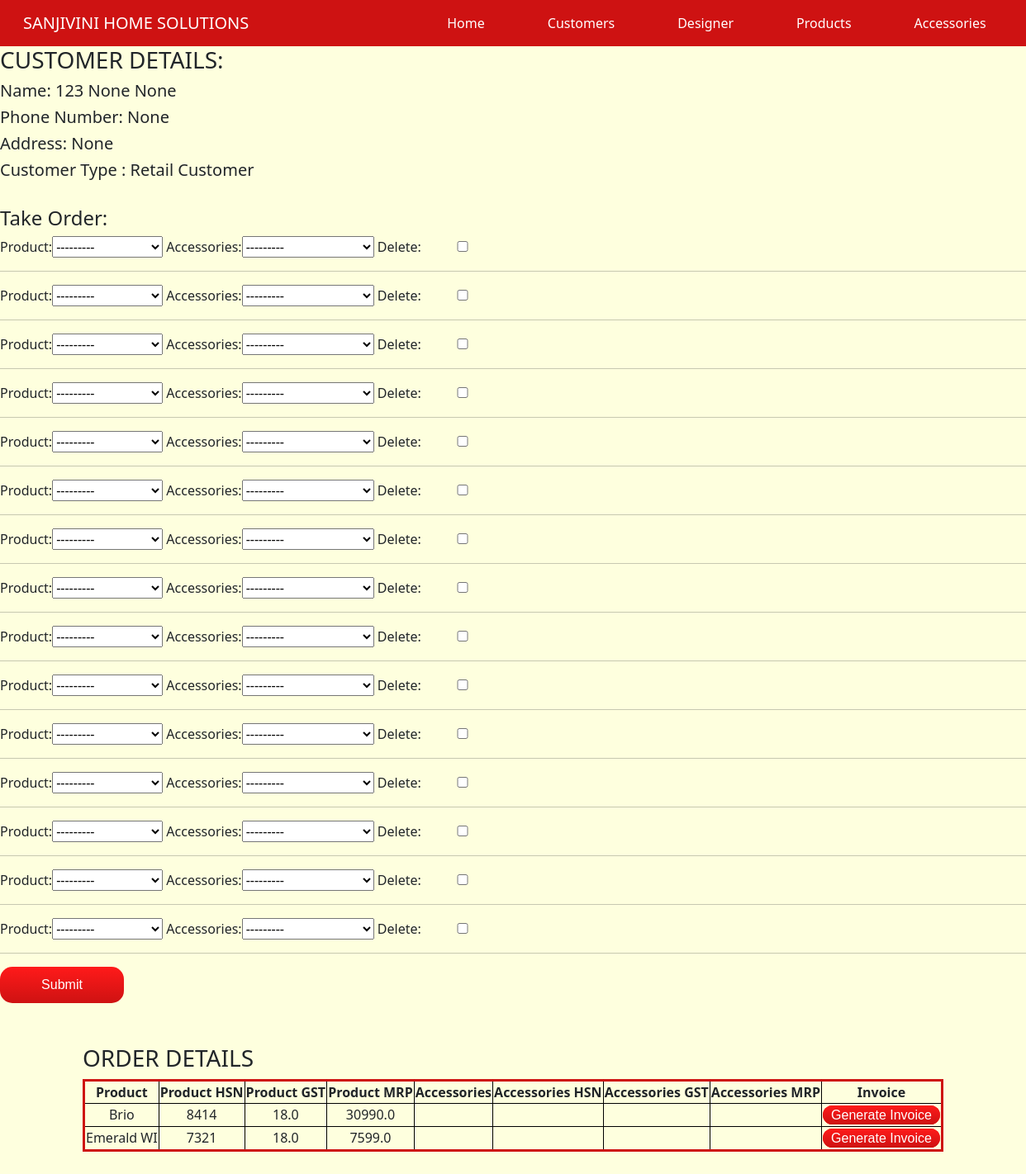
The page /orders/15 on the database its author committed.
### sanjivini_home/models.py (models this page shows, shortened)
class CustomerModel(models.Model):
    TYPE =(
        ('Retail Customer','Retail Customer'),
        ('Full Kitchen Customer','Full Kitchen Customer'),
    )
    alpha = RegexValidator(r'^[a-zA-Z]*$', 'Only Alphabets Are Allowed.')
    phone = RegexValidator(r'^[0-9]{10}$', 'Enter Valid Mobile Number')
    fname = models.CharField(max_length=30, validators=[alpha] )
    mname = models.CharField(max_length=30,null =True ,blank=True,validators=[alpha] )
    lname = models.CharField(max_length=30,null =True,blank=True,validators=[alpha] )
    ph_no=models.CharField(max_length=10,null=True,blank=True,validators=[phone])
    address=models.CharField(max_length=400,null =True,blank=True)
    walk_in_date=models.DateField(null =True,blank=True)
    customer_type=models.CharField(max_length=100,null =True,choices=TYPE)
    designer_name=ForeignKey(DesignerModel, on_delete=models.CASCADE,null=True,blank=True)
    visit_date =models.DateField(null =True,blank=True)
    measure_date=models.DateField(null =True,blank=True)
    login_date=models.DateField(null =True,blank=True)
    dispatch_date=models.DateField(null =True,blank=True)
    install_date=models.DateField(null =True,blank=True)

class OrderModel(models.Model):
    customer = models.ForeignKey(CustomerModel , on_delete= models.CASCADE)
    product = models.ForeignKey(productModel, on_delete= models.CASCADE,null=True,blank=True)
    accessories = models.ForeignKey(accessoriesModel, on_delete= models.CASCADE,null=True,blank=True)

class productModel(models.Model):
    alpha = RegexValidator(r'^[a-zA-Z]*$', 'Only Alphabets Are Allowed.')
    category = ForeignKey(productCategoryModel, on_delete=models.CASCADE)
    name = models.CharField(max_length=30 ,validators=[alpha])
    dealersPrice = models.FloatField()
    mrp = models.FloatField()
    def __str__(self):
        return self.name

class productCategoryModel(models.Model):
    alpha = RegexValidator(r'^[a-zA-Z]*$', 'Only Alphabets Are Allowed.')
    name = models.CharField(max_length=30, primary_key=True ,validators=[alpha])
    hsn = models.CharField(max_length=30)
    gst = models.FloatField()

### sanjivini_home/views.py (the view)
# urls.py: path('orders/<int:pk>',orders,name="orders"),
def orders(request,pk):
    OrderFormSet = inlineformset_factory(CustomerModel,OrderModel,fields=('product','accessories'),extra=15)
    customer = CustomerModel.objects.get(id=pk)
    custom =CustomerModel.objects.filter(pk=pk)
    formset = OrderFormSet(queryset=OrderModel.objects.none(),instance=customer)
    if request.method == 'POST':
        formset = OrderFormSet(request.POST,instance=customer)
        if formset.is_valid():
            formset.save()
            return redirect(request.META['HTTP_REFERER'])
    orders = OrderModel.objects.filter(customer_id=pk)
    params ={'formset':formset,'custom':custom,'orders':orders}
    return render(request,"orders.html",params)

### sanjivini_home/models.py (called while the page is built)
    def __str__(self):
        return self.code

### templates/orders.html (shortened to what this page needs)
<!DOCTYPE html>
<html>
    <head>
        <link href="https://cdn.jsdelivr.net/npm/bootstrap@5.0.0-beta3/dist/css/bootstrap.min.css" rel="stylesheet">
        <link href="https://maxcdn.bootstrapcdn.com/font-awesome/4.3.0/css/font-awesome.min.css" rel="stylesheet">
    </head>
    <body>
        <nav class="navbar navbar-expand-lg nav-color ">
            <div class="container-fluid">
              <a class="navbar-brand nav-link" href="#">SANJIVINI HOME SOLUTIONS</a>
              <div class="collapse navbar-collapse" id="navbarNav">
                <ul class="navbar-nav">
                  <li class="nav-item item-1">
                    <a class="nav-link" aria-current="page" href="{% url 'homepage'%}">Home</a>
                  </li>
                  <li class="nav-item">
                    <a class="nav-link" href="{% url 'customersview'%}">Customers</a>
                  </li>
                  <li class="nav-item">
                    <a class="nav-link" href="{% url 'designer'%}">Designer</a>
                  </li>
                  <li class="nav-item">
                    <a class="nav-link" href="{% url 'products'%}">Products</a>
                  </li>
                  <li class="nav-item">
                    <a class="nav-link" href="{% url 'accessoriesview'%}">Accessories</a>
                  </li>
                </ul>
              </div>
            </div>
          </nav>
          <div class="product-table-heading">
            <h3 class="heading-1">Customer Details:</h3>
        </div>
        <section>
          {% for customer in custom%}
          <h5>Name: {{customer.fname}} {{customer.mname}} {{customer.lname}}</h5>
          <h5> Phone Number: {{customer.ph_no}}</h5>
            <h5>Address: {{customer.address}}</h5>
              <h5>Customer Type : {{customer.customer_type}}</h5>
          {%endfor%}<br>
          <h4>Take Order:</h4>
        </section>
        <form action="" method="POST">
          {%for form in formset%}
          {{form}}
          <hr>
          {% endfor%}
          <input type="submit" name="submit" class="product-btn add-btn">
        </form>
        <section class="products">
          <div class="product-table-heading">
            <h3 class="heading-1">Order Details</h3>
        </div>
        <table class="table-products">
            <tr class="product-row">
                <th class="product-data">Product</th>
                <th class="product-data">Product HSN</th>
                <th class="product-data">Product GST</th>
                <th class="product-data">Product MRP</th>
                <th class="product-data">Accessories</th>
                <th class="product-data">Accessories HSN</th>
                <th class="product-data">Accessories GST</th>
                <th class="product-data">Accessories MRP</th>
                <th class="product-data">Invoice</th>
            </tr>
            <tr class="product-row">
                {% for Order in orders %}
                <tr>
                <td class="product-data"> {{Order.product}}  </td>
                <td class="product-data"> {{Order.product.category.hsn}}  </td>
                <td class="product-data"> {{Order.product.category.gst}}  </td>
                <td class="product-data"> {{Order.product.mrp}}  </td>
                <td class="product-data">{{Order.accessories.category}}</td>
                <td class="product-data">{{Order.accessories.category.hsn}}</td>
                <td class="product-data">{{Order.accessories.category.gst}}</td>
                <td class="product-data">{{Order.accessories.mrp}}</td>
               <td> <a class="product-btn  small-btn" href="{% url 'invoice' Order.customer_id%}" >Generate Invoice</a></td>
              </tr>
                {% endfor%}
            </tr>
        </table>
          </body>
          </html>

### templates/orders.html (style rules this page uses)
body { background-color: #feffde; }
.nav-color, .nav-link { color: #fff; background-color: #ce1212; }
.nav-item { padding:0 30px; }
.item-1 { padding-left: 200px; }
.products { margin: 50px 100px; }
.table-products { width: 100%; }
table { border: solid #ce1212; padding: 100px; }
.product-btn { background: #ff1a1a; background-image: -webkit-linear-gradient(top, #ff1a1a, #ce1212); background-image: -moz-linear-gradient(top, #ff1a1a, #ce1212); background-image: -ms-linear-gradient(top, #ff1a1a, #ce1212); background-image: -o-linear-gradient(top, #ff1a1a, #ce1212); background-image: linear-gradient(to bottom, #ff1a1a, #ce1212); -webkit-border-radius: 15; -moz-border-radius: 15; border-radius: 15px; font-family: Arial; color: #ffffff; padding: 10px 15px; text-decoration: none; width: 150px; border-width: 0; }
.add-btn { margin-right: 175px; }
h3 { text-transform: uppercase; padding-top: 100px; }
.heading-1 { padding-top: 0; }
td, th { text-align: center; border: 1px solid black; }
input { width: 100px; }
.small-btn { padding: 3px 10px; }

### rows shown on the page
CustomerModel: fname "123", mname "None", lname "None", ph_no "None", address "None", customer_type "Retail Customer"
OrderModel: product "Brio", product.category.hsn "8414", product.category.gst "18.0", product.mrp "30990.0"
OrderModel: product "Emerald WI", product.category.hsn "7321", product.category.gst "18.0", product.mrp "7599.0"
